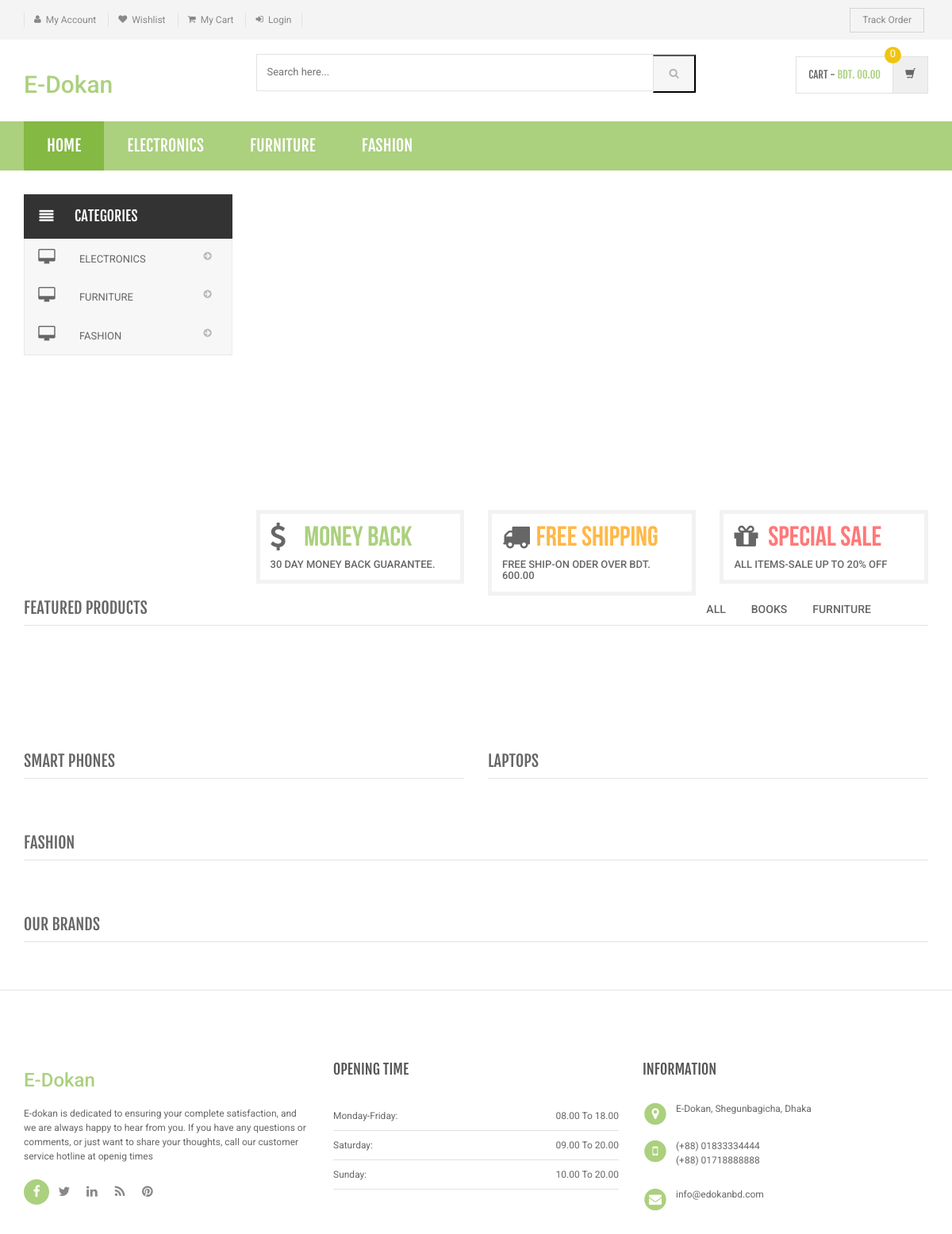
The page / on the database its author committed.
### tables this page shows
CREATE TABLE `category` (
  `id` int(11) NOT NULL,
  `categoryName` varchar(255) DEFAULT NULL,
  `categoryDescription` longtext DEFAULT NULL,
  `creationDate` timestamp NOT NULL DEFAULT current_timestamp(),
  `updationDate` varchar(255) DEFAULT NULL
);

### index.php (the view, shortened to what this page needs)
<?php
include('includes/config.php');
?>
<!DOCTYPE html>
<html lang="en">
	<head>
	    <link rel="stylesheet" href="assets/css/bootstrap.min.css">
	    <link rel="stylesheet" href="assets/css/main.css">
	    <link rel="stylesheet" href="assets/css/green.css">
	    <link rel="stylesheet" href="assets/css/owl.carousel.css">
		<link rel="stylesheet" href="assets/css/owl.transitions.css">
		<link href="assets/css/lightbox.css" rel="stylesheet">
		<link rel="stylesheet" href="assets/css/animate.min.css">
		<link rel="stylesheet" href="assets/css/rateit.css">
		<link rel="stylesheet" href="assets/css/bootstrap-select.min.css">
		<link rel="stylesheet" href="assets/css/config.css">
		<link href="assets/css/green.css" rel="alternate stylesheet" title="Green color">
		<link href="assets/css/blue.css" rel="alternate stylesheet" title="Blue color">
		<link href="assets/css/red.css" rel="alternate stylesheet" title="Red color">
		<link href="assets/css/orange.css" rel="alternate stylesheet" title="Orange color">
		<link href="assets/css/dark-green.css" rel="alternate stylesheet" title="Darkgreen color">
		<link rel="stylesheet" href="assets/css/font-awesome.min.css">
	</head>
    <body class="cnt-home">
<header class="header-style-1">
<?php include('includes/top-header.php');?>
<?php include('includes/main-header.php');?>
<?php include('includes/menu-bar.php');?>
</header>
<div class="body-content outer-top-xs" id="top-banner-and-menu">
	<div class="container">
		<div class="furniture-container homepage-container">
		<div class="row">
			<div class="col-xs-12 col-sm-12 col-md-3 sidebar">
	<?php include('includes/side-menu.php');?>
			</div>
			<div class="col-xs-12 col-sm-12 col-md-9 homebanner-holder">
<div id="hero" class="homepage-slider3">
</div>
<div class="info-boxes wow fadeInUp">
	<div class="info-boxes-inner">
		<div class="row">
			<div class="col-md-6 col-sm-4 col-lg-4">
				<div class="info-box">
					<div class="row">
						<div class="col-xs-2">
						     <i class="icon fa fa-dollar"></i>
						</div>
						<div class="col-xs-10">
							<h4 class="info-box-heading green">money back</h4>
						</div>
					</div>
					<h6 class="text">30 Day Money Back Guarantee.</h6>
				</div>
			</div>
			<div class="hidden-md col-sm-4 col-lg-4">
				<div class="info-box">
					<div class="row">
						<div class="col-xs-2">
							<i class="icon fa fa-truck"></i>
						</div>
						<div class="col-xs-10">
							<h4 class="info-box-heading orange">free shipping</h4>
						</div>
					</div>
					<h6 class="text">free ship-on oder over BDT. 600.00</h6>
				</div>
			</div>
			<div class="col-md-6 col-sm-4 col-lg-4">
				<div class="info-box">
					<div class="row">
						<div class="col-xs-2">
							<i class="icon fa fa-gift"></i>
						</div>
						<div class="col-xs-10">
							<h4 class="info-box-heading red">Special Sale</h4>
						</div>
					</div>
					<h6 class="text">All items-sale up to 20% off </h6>
				</div>
			</div>
		</div>
	</div>
</div>
			</div>
		</div>
		<div id="product-tabs-slider" class="scroll-tabs inner-bottom-vs  wow fadeInUp">
			<div class="more-info-tab clearfix">
			   <h3 class="new-product-title pull-left">Featured Products</h3>
				<ul class="nav nav-tabs nav-tab-line pull-right" id="new-products-1">
					<li class="active"><a href="#all" data-toggle="tab">All</a></li>
					<li><a href="#books" data-toggle="tab">Books</a></li>
					<li><a href="#furniture" data-toggle="tab">Furniture</a></li>
				</ul>
			</div>
		</div>
			<div class="sections prod-slider-small outer-top-small">
				<div class="row">
					<div class="col-md-6">
	                   <section class="section">
	                   	<h3 class="section-title">Smart Phones</h3>
	                   </section>
					</div>
					<div class="col-md-6">
						<section class="section">
							<h3 class="section-title">Laptops</h3>
	                   </section>
					</div>
				</div>
			</div>
	<section class="section featured-product inner-xs wow fadeInUp">
		<h3 class="section-title">Fashion</h3>
		</section>
<?php include('includes/brands-slider.php');?>
</div>
</div>
<?php include('includes/footer.php');?>
</body>
</html>

### includes/menu-bar.php (shortened to what this page needs)
<div class="header-nav animate-dropdown">
    <div class="container">
        <div class="yamm navbar navbar-default" role="navigation">
            <div class="nav-bg-class">
                <div class="navbar-collapse collapse" id="mc-horizontal-menu-collapse">
	<div class="nav-outer">
		<ul class="nav navbar-nav">
			<li class="active dropdown yamm-fw">
				<a href="index.php" data-hover="dropdown" class="dropdown-toggle">Home</a>
			</li>
              <?php $sql=mysqli_query($con,"select id,categoryName  from category limit 6");
while($row=mysqli_fetch_array($sql))
{
    ?>
			<li class="dropdown yamm">
				<a href="category.php?cid=<?php echo $row['id'];?>"> <?php echo $row['categoryName'];?></a>
			</li>
			<?php } ?>
		</ul>
		<div class="clearfix"></div>
	</div>
</div>
            </div>
        </div>
    </div>
</div>

### includes/side-menu.php
<div class="side-menu animate-dropdown outer-bottom-xs">
    <div class="head"><i class="icon fa fa-align-justify fa-fw"></i> Categories</div>
    <nav class="yamm megamenu-horizontal" role="navigation">
        <ul class="nav">
            <li class="dropdown menu-item">
              <?php $sql=mysqli_query($con,"select id,categoryName  from category");
while($row=mysqli_fetch_array($sql))
{
    ?>
                <a href="category.php?cid=<?php echo $row['id'];?>" class="dropdown-toggle"><i class="icon fa fa-desktop fa-fw"></i>
                <?php echo $row['categoryName'];?></a>
                <?php }?>
</li>
</ul>
    </nav>
</div>

### assets/css/green.css (style rules this page uses)
a { color: #abd07e; }
.header-style-1 .header-nav { background: #abd07e; }
.cnt-home .header-style-1 .header-nav .navbar .navbar-nav > li.active { background: #84b943; }
.info-box .info-box-heading.green { color: #abd07e; }

### assets/css/lightbox.css (style rules this page uses)
body:after { content: url(../images/close.png) url(../images/loading.gif) url(../images/prev.png) url(../images/next.png); display: none; }

### assets/css/blue.css (style rules this page uses)
a { color: #3498db; }
.header-style-1 .header-nav { background: #3498db; }
.cnt-home .header-style-1 .header-nav .navbar .navbar-nav > li.active { background: #1d6ca1; }
.info-box .info-box-heading.green { color: #3498db; }

### assets/css/red.css (style rules this page uses)
a { color: #ff6c6c; }
.header-style-1 .header-nav { background: #ff6c6c; }
.cnt-home .header-style-1 .header-nav .navbar .navbar-nav > li.active { background: #ff1a1a; }
.info-box .info-box-heading.green { color: #ff6c6c; }

### assets/css/orange.css (style rules this page uses)
a { color: #f39c12; }
.header-style-1 .header-nav { background: #f39c12; }
.cnt-home .header-style-1 .header-nav .navbar .navbar-nav > li.active { background: #ab6c09; }
.info-box .info-box-heading.green { color: #f39c12; }

### assets/css/dark-green.css (style rules this page uses)
a { color: #12cca7; }
.header-style-1 .header-nav { background: #12cca7; }
.cnt-home .header-style-1 .header-nav .navbar .navbar-nav > li.active { background: #0b816a; }
.info-box .info-box-heading.green { color: #12cca7; }

### rows shown on the page
category: categoryName "ELECTRONICS"
category: categoryName "FURNITURE"
category: categoryName "FASHION"
